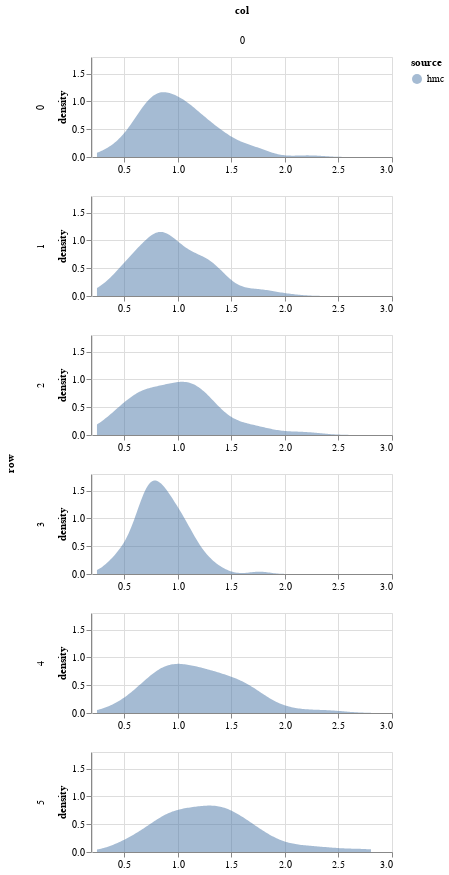

The code cell stored with this chart in its notebook:
### Code cell
param = 'beta'
df = get_post_df(ps[param]) 
df['source'] = 'hmc'
plot_density(df, height=100)

### Figure 1 — Vega-Lite specification as saved in the notebook (floating-point values rounded to 4 significant figures; data arrays with more than 128 entries replaced by an {"elided": "..."} marker saying what was removed)
{"config": {"view": {"continuousWidth": 400, "continuousHeight": 300}}, "data": {"name": "data-788f21ef2c3d85d9d608f00701149be0"}, "mark": {"type": "area", "opacity": 0.5}, "encoding": {"color": {"type": "nominal", "field": "source"}, "column": {"type": "quantitative", "field": "col"}, "row": {"type": "quantitative", "field": "row"}, "x": {"type": "quantitative", "field": "value", "title": null}, "y": {"type": "quantitative", "field": "density"}}, "height": 100, "resolve": {"scale": {"x": "independent"}}, "transform": [{"fold": ["value"]}, {"density": "value", "groupby": ["cn", "row", "col", "source"]}], "width": 300, "$schema": "https://vega.github.io/schema/vega-lite/v4.8.1.json", "datasets": {"data-788f21ef2c3d85d9d608f00701149be0": {"elided": "600 records"}}}
